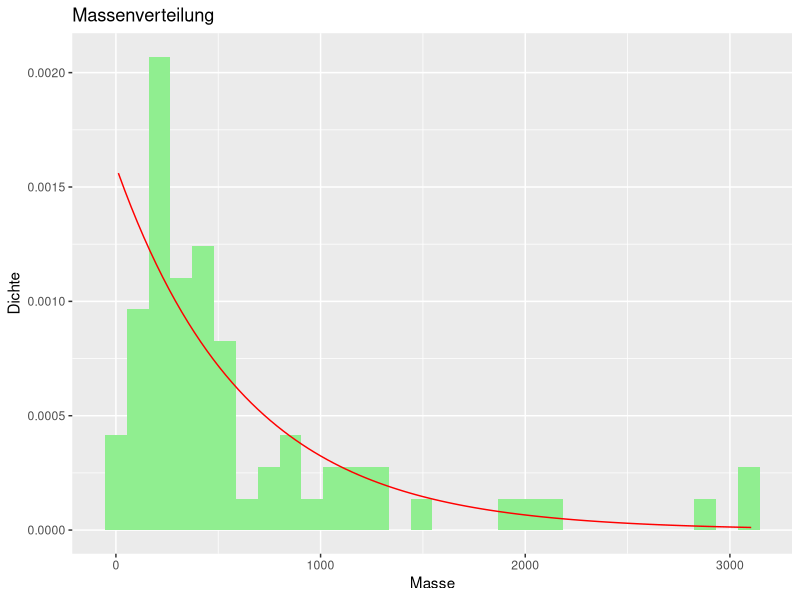
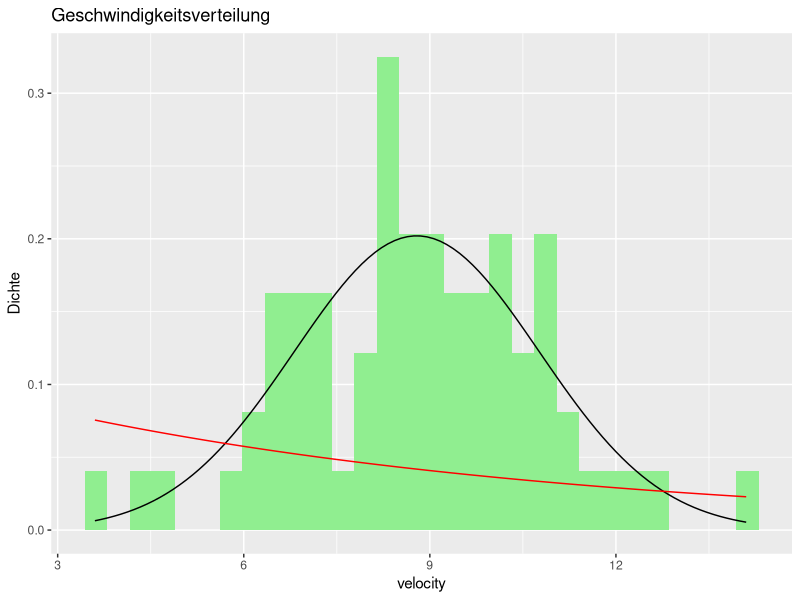
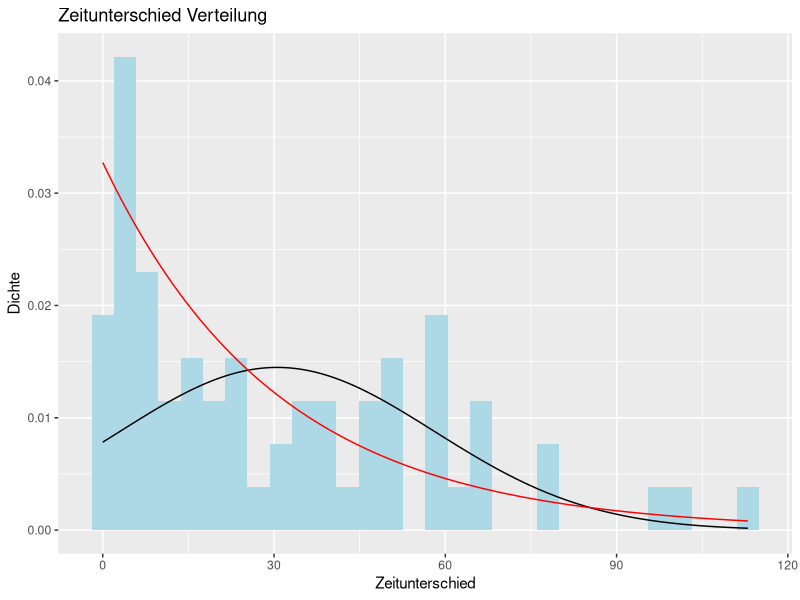
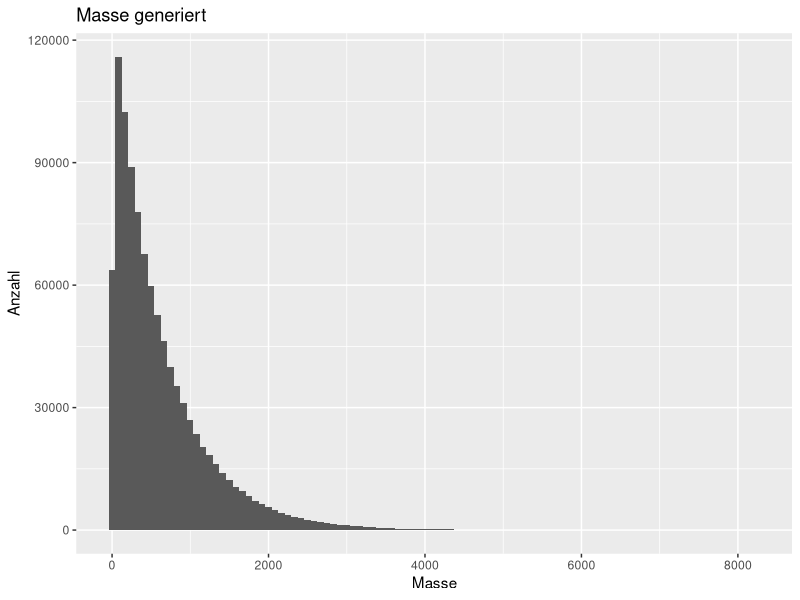
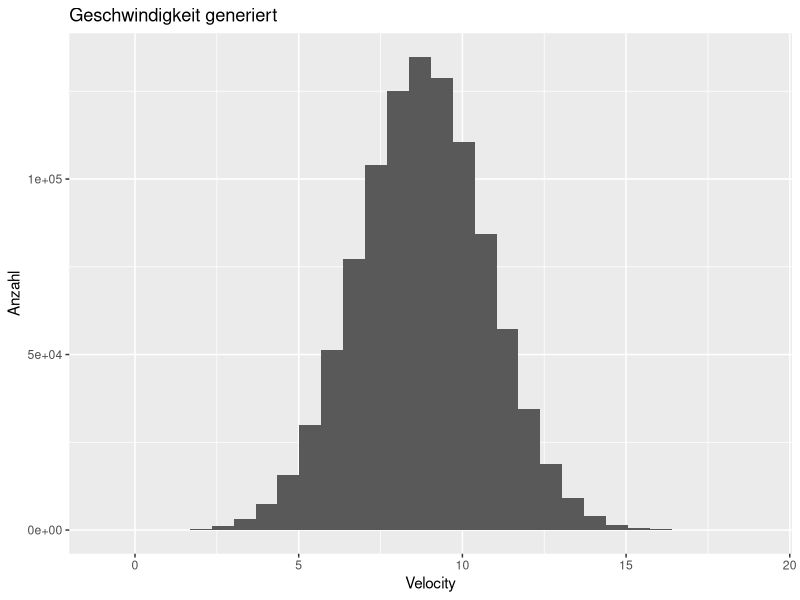
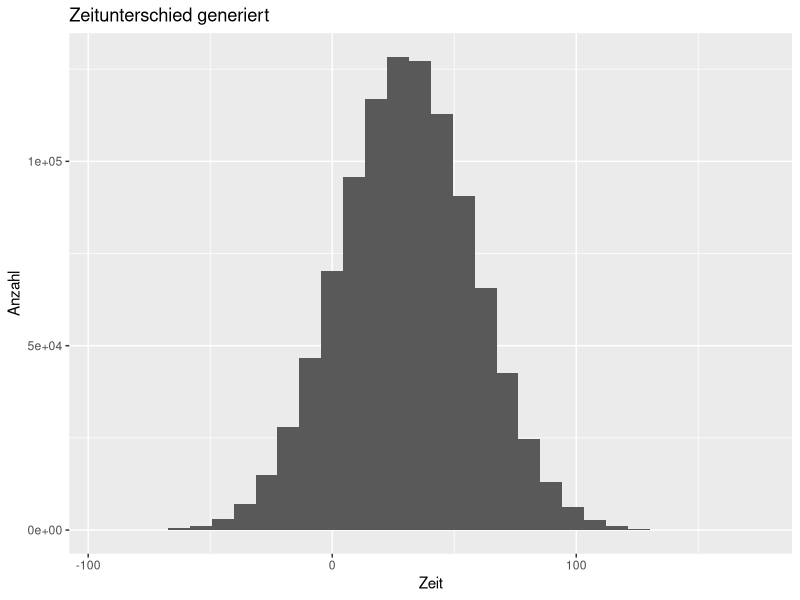

Write R code to recreate these figures, in order.
library(tidyverse)
library(MASS)

# Read Data
zone1_raw <- read.csv("out_1.csv")

# Data Wrangling
zone1 <- zone1_raw %>% 
  filter(Datum != "") %>% 
  mutate(
    datetime = ymd_hm(paste(Datum, Uhrzeit, sep = " ")), 
    masse = Masse..kg., 
    velocity = Geschwindigkeit..m.s.) %>% 
  arrange(datetime) %>% 
  dplyr::select(datetime, masse, velocity)

# Data Wrangling for Time Difference
time_diff <- data.frame(
  stunden = as.numeric(diff(zone1$datetime)) / 60 / 60
)

# Calc Distribution
fit_exp_masse <- fitdistr(zone1$masse, "exponential")

fit_norm_velocity <- fitdistr(zone1$velocity, "normal")
fit_exp_velocity <- fitdistr(zone1$velocity, "exponential")

fit_norm_time_diff <- fitdistr(time_diff$stunden, "normal")
fit_exp_time_diff <- fitdistr(time_diff$stunden, "exponential")

# Plot Mass with Exponential Distribution
ggplot(data = zone1, aes(x = masse)) +
  geom_histogram(aes(y = ..density..), fill = "lightgreen") +
  stat_function(fun = dexp, args = list(rate = fit_exp_masse$estimate[1]), color = "red") +
  ylab("Dichte") +
  xlab("Masse") +
  ggtitle("Massenverteilung")

ggplot(data = zone1, aes(x = velocity)) +
  geom_histogram(aes(y = ..density..), fill = "lightgreen") +
  stat_function(fun = dnorm, args = list(mean = fit_norm_velocity$estimate[1], sd = fit_norm_velocity$estimate[2]), color = "black") +
  stat_function(fun = dexp, args = list(rate = fit_exp_velocity$estimate[1]), color = "red") +
  ylab("Dichte") +
  xlab("velocity") +
  ggtitle("Geschwindigkeitsverteilung")

ggplot(data = time_diff, aes(x = stunden)) +
  geom_histogram(aes(y = ..density..), fill = "lightblue") +
  stat_function(fun = dnorm, args = list(mean = fit_norm_time_diff$estimate[1], sd = fit_norm_time_diff$estimate[2]), color = "black") +
  stat_function(fun = dexp, args = list(rate = fit_exp_time_diff$estimate[1]), color = "red") +

  ylab("Dichte") +
  xlab("Zeitunterschied") +
  ggtitle("Zeitunterschied Verteilung")

# Generate Data from Exponential Distribution
amount <- 1000000
zone1_generated <- data.frame(
  masse = rexp(amount, rate = fit_exp_masse$estimate[1]) %>% round,
  velocity = rnorm(amount, mean = fit_norm_velocity$estimate[1], sd = fit_norm_velocity$estimate[2]),
  time_diff_stunden = rnorm(amount,mean = fit_norm_time_diff$estimate[1], sd = fit_norm_time_diff$estimate[2])
)

# Plot generated Data
ggplot(data = zone1_generated, aes(x = masse)) +
  geom_histogram(bins = 100) +
  ylab("Anzahl") +
  xlab("Masse") +
  ggtitle("Masse generiert")

ggplot(data = zone1_generated, aes(x = velocity)) +
  geom_histogram() +
  ylab("Anzahl") +
  xlab("Velocity") +
  ggtitle("Geschwindigkeit generiert")

# Plot generated Data
ggplot(data = zone1_generated, aes(x = time_diff_stunden)) +
  geom_histogram() +
  ylab("Anzahl") +
  xlab("Zeit") +
  ggtitle("Zeitunterschied generiert")






